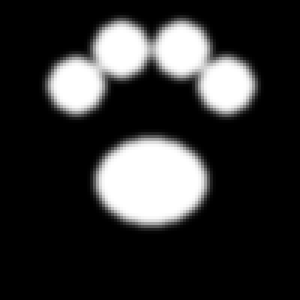
#> input picture paw_print.png, 100 x 100 px (shown 3 times larger)
$ jupyter execute --allow-errors 2024101026.ipynb   (shell and % lines are left out)
#> lines starting #> are read from the running program, lines starting #| are printed output that depends on the picture
# 2024101026 SMAI A1

[cell 1]
import hashlib
import numpy as np
import pandas as pd
import matplotlib.pyplot as plt
from scipy.special import erfinv
import seaborn as sns
from collections import Counter


username = 'ayush.aga'
seed = int(hashlib.sha256(username.encode()).hexdigest(), 16) % (2**32)
print(seed)

# 1. Automated Essay Scoring System

first reading the dataset and trying to find a starting pattern

#> (a cell that did not finish here is left out)

## 1.1 Feature Engineering

[cell 3]
class EssayFeatureExtractor:
    """Extracts handcrafted statistical features from raw essay text"""

    # length-category thresholds
    SHORT_WORD_MAX = 3 #word length in characters
    MEDIUM_WORD_MAX = 6
    SHORT_SENT_MAX = 7 #sentence length in words
    MEDIUM_SENT_MAX = 20
    #large sentence and words done need a threshold btw

    def __init__(self):
        """Initialize the feature extractor."""
        pass

    # [76 lines left out: functions _words, _sentences, extract_features, not called in this run]

    def extract_dataset_features(self, essays) -> pd.DataFrame:
        """Extract features for all essays; returns one row per essay."""
        return pd.DataFrame([self.extract_features(e) for e in essays])

[cell 4]
# Sanity-check on one essay, then extract features for the whole dataset
extractor = EssayFeatureExtractor()

#> (the rest of this cell did not finish here and is left out)

## 1.2 Dataset Preprocessing

#### 1.2.1 Train-Validation-Test Split (80:10:10)

[cell 5]
# using the method given in assignment
rng = np.random.default_rng(seed)
print(rng)
#> (the rest of this cell did not finish here and is left out)

### 1.2.2 Feature Normalization

#> (a cell that did not finish here is left out)

### 1.2.3 Feature Visualization

[cell 7]
# 1: histogram of essay word counts
plt.figure(figsize=(8, 5))

#> (the rest of this cell did not finish here and is left out)

## 1.3 K-Nearest Neighbors

### 1.3.1 Implementation

[cell 8]
class KNN:
    def __init__(self, k=5, distance="euclidean"):
        """Initialize the KNN regression model."""
        self.k = k
        self.distance = distance
        self.X_train = None
        self.y_train = None

    # [48 lines left out: functions fit, _compute_distance, predict, not called in this run]

### 1.3.2 Hyperparamether tuning

[cell 9]
k_values = [1, 3, 5, 7, 9, 11, 15, 21]
distance_metrics = ["euclidean", "manhattan", "cosine"]

results = []

# [6 lines left out: function mean_absolute_error, not called in this run]

#> (the rest of this cell did not finish here and is left out)

actually finding the best model, and using it

[cell 10]
results_df = pd.DataFrame(results)

#> (the rest of this cell did not finish here and is left out)

## 1.4 Evaluation

[cell 11]
# 1.4.1 Mean Absolute Error
# [42 lines left out: functions mean_absolute_error, root_mean_squared_error, r2_score, pearson_correlation, not called in this run]

#> (the rest of this cell did not finish here and is left out)

# 2. Probability Basics and Bayesian Learning

## 2.1 A Sampling Toolkit From Scratch

### 2.1.1 Uniform Generator (LCG)

[cell 12]
def lcg_uniform_generator(low, high, num_samples, seed):
    """Generate pseudo-random uniform samples using the MINSTD LCG."""
    a = 48271
    m = 2**31 - 1
    state = seed % m

    if state == 0:
        state = 1

    samples = []
    for _ in range(num_samples):
        state = (a * state) % m
        u = state / m
        value = low + u * (high - low)
        samples.append(value)

    return np.array(samples)

### 2.1.2 Gaussian Sampler

[cell 13]
from scipy.special import erfinv

[cell 14]
# b) inverse_cdf_gaussian(y, mu, sigma) implementation
def inverse_cdf_gaussian(y, mu, sigma):
    """Compute the inverse Gaussian CDF."""
    y = np.asarray(y)
    return mu + sigma * np.sqrt(2) * erfinv(2 * y - 1)

# c) gaussian_generator(mu, sigma, num_samples, seed) implementation
def gaussian_generator(mu, sigma, num_samples, seed):
    """Generate Gaussian samples using inverse CDF sampling."""
    uniform_samples = lcg_uniform_generator(0, 1, num_samples, seed)
    return inverse_cdf_gaussian(uniform_samples, mu, sigma)

### 2.1.3 Binomial Sampler

[cell 15]
from scipy.special import comb

[cell 16]
# a) binomial_quantile(k, n, p) implementation
def binomial_pmf(k, n, p):
    """Compute the Binomial PMF at k."""
    if k < 0 or k > n:
        return 0.0

    return float(
        comb(n, k) *
        (p ** k) *
        ((1 - p) ** (n - k))
    )

# b) binomial_quantile(y, n, p) implementation
def binomial_quantile(y, n, p):
    """Compute the Binomial quantile for probability y."""

    pmf_values = np.array([
        binomial_pmf(k, n, p)
        for k in range(n + 1)
    ])

    cdf_values = np.cumsum(pmf_values)

    return int(np.searchsorted(cdf_values, y))

#c) binomial_generator(n, p, num_samples, seed) implementation
def binomial_generator(n, p, num_samples, seed):
    """Generate Binomial samples using inverse CDF sampling."""
    uniform_samples = lcg_uniform_generator(0, 1, num_samples, seed)
    samples = []

    for y in uniform_samples:
        samples.append(binomial_quantile(y, n, p))

    return np.array(samples)

### 2.1.4 Image Sampler

[cell 17]
# a) Row marginal + column conditional
def row_marginal(image):
    """Return the probability distribution over image rows."""
    image = np.asarray(image, dtype=float)

    row_sums = np.sum(image, axis=1)
    total = np.sum(row_sums)

    return row_sums / total

def col_conditional(image, row):
    """Return the conditional probability distribution over columns for a row."""
    image = np.asarray(image, dtype=float)

    row_values = image[row]
    row_total = np.sum(row_values)

    if row_total == 0:
        return np.zeros(len(row_values))

    return row_values / row_total

# b) Image generator
def image_generator(image, num_samples, seed):
    """Sample (row, col) coordinates from an image-based empirical density."""
    image = np.asarray(image, dtype=float)

    row_probs = row_marginal(image)
    row_cdf = np.cumsum(row_probs)

    uniform_samples = lcg_uniform_generator(
        0, 1, 2 * num_samples, seed
    )

    samples = []

    for i in range(num_samples):
        row_u = uniform_samples[2 * i]
        col_u = uniform_samples[2 * i + 1]

        row = np.searchsorted(row_cdf, row_u)

        col_probs = col_conditional(image, row)
        col_cdf = np.cumsum(col_probs)

        col = np.searchsorted(col_cdf, col_u)

        samples.append((row, col))

    return np.array(samples)

# c) Run it on the paw image
from PIL import Image

image = np.array(
    Image.open("paw_print.png").convert("L"),
    dtype=float
)

image_samples = image_generator(
    image,
    num_samples=5000,
    seed=seed
)
#> in row_marginal, `row_sums = np.sum(image, axis=1)`: row_sums = 100 values, max 14222 at index 22, min 0 at index 0, mean 4980.4
#> in row_marginal, `total = np.sum(row_sums)`: total = 498043
#> in image_generator, `row_probs = row_marginal(image)`: row_probs = 100 values, max 0.0286 at index 22, min 0 at index 0, mean 0.01
#> in image_generator, `row_cdf = np.cumsum(row_probs)`: row_cdf = 100 values from 0 to 1
#> the loop in image_generator, `for i in range(num_samples):` made 5000 passes
#> (row, row_total in col_conditional, col) on passes 1 to 3: (70, 6691, 47), (31, 8902, 28), (20, 12807, 34)
#> after the loop in image_generator, `for i in range(num_samples):`: samples = 5000 pairs, first value 5 to 76, second value 15 to 86
#> image_samples has the same summary as samples in image_generator

plt.figure(figsize=(6, 6))

plt.scatter(
    image_samples[:, 1],   # column
    image_samples[:, 0],   # row
    s=5,
    alpha=0.5
)

plt.gca().invert_yaxis()

plt.title(f"Paw Print Reconstructed from Samples - {username}")
plt.xlabel("Column")
plt.ylabel("Row")

plt.show()
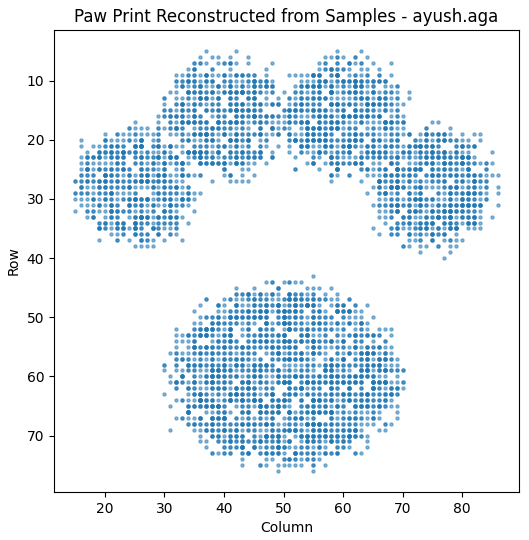
#> figure drawn by matplotlib, 1 panel

# d) Validate sampled row marginal

sampled_rows = image_samples[:, 0]
#> sampled_rows = 5000 values, max 76 at index 818, min 5 at index 1163, mean 38.61

true_row_probs = row_marginal(image)
#> true_row_probs has the same summary as row_probs in image_generator
true_row_cdf_values = np.cumsum(true_row_probs)
#> true_row_cdf_values = 100 values from 0 to 1

eval_rows = np.arange(image.shape[0])
#> eval_rows = 100 values from 0 to 99

# [16 lines left out: function true_row_cdf, not called in this run]

#> (the rest of this cell did not finish here and is left out)

### 2.1.5 Generator Validation

[cell 18]
def empirical_cdf(sample, x):
    """Compute empirical CDF values at evaluation points x."""
    sample = np.asarray(sample)
    x = np.asarray(x)

    values = []

    for t in x:
        values.append(
            np.mean(sample <= t)
        )

    return np.array(values)

def max_cdf_distance(sample, cdf_function, eval_points):
    """Compute maximum absolute gap between empirical and theoretical CDF."""
    empirical = empirical_cdf(sample, eval_points)
    theoretical = cdf_function(eval_points)

    return np.max(
        np.abs(empirical - theoretical)
    )

[cell 19]
uniform_samples = lcg_uniform_generator(0, 1, 5000, seed)
uniform_eval = np.linspace(0, 1, 200)

def uniform_cdf(x):
    x = np.asarray(x)
    return np.where(x < 0, 0, np.where(x > 1, 1, x))

print(
    "Uniform max CDF distance:",
    max_cdf_distance(uniform_samples, uniform_cdf, uniform_eval)
)

from scipy.special import erf

mu = 0
sigma = 1

gaussian_samples = gaussian_generator(mu, sigma, 5000, seed)
gaussian_eval = np.linspace(-4, 4, 200)

def gaussian_cdf(x):
    x = np.asarray(x)
    return 0.5 * (
        1 + erf((x - mu) / (sigma * np.sqrt(2)))
    )

print(
    "Gaussian max CDF distance:",
    max_cdf_distance(gaussian_samples, gaussian_cdf, gaussian_eval)
)

n = 20
p = 0.4

binomial_samples = binomial_generator(n, p, 5000, seed)
binomial_eval = np.arange(0, n + 1)

def binomial_cdf(x):
    results = []

    for value in x:
        k_max = int(np.floor(value))
        total = 0.0

        for k in range(k_max + 1):
            total += binomial_pmf(k, n, p)

        results.append(total)

    return np.array(results)

print(
    "Binomial max CDF distance:",
    max_cdf_distance(binomial_samples, binomial_cdf, binomial_eval)
)
